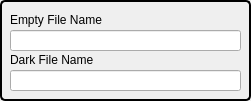
  <widget class="QGroupBox" name="groupBox_17">
   <property name="geometry">
    <rect>
     <x>750</x>
     <y>490</y>
     <width>251</width>
     <height>101</height>
    </rect>
   </property>
   <property name="styleSheet">
    <string notr="true">QGroupBox { 
     border: 2px solid black; 
     border-radius: 5px; 
 } </string>
   </property>
   <property name="title">
    <string/>
   </property>
   <widget class="QLabel" name="label_117">
    <property name="geometry">
     <rect>
      <x>10</x>
      <y>10</y>
      <width>101</width>
      <height>21</height>
     </rect>
    </property>
    <property name="font">
     <font>
      <pointsize>9</pointsize>
     </font>
    </property>
    <property name="text">
     <string>&lt;html&gt;&lt;head/&gt;&lt;body&gt;&lt;p&gt;Empty File Name &lt;/p&gt;&lt;/body&gt;&lt;/html&gt;</string>
    </property>
   </widget>
   <widget class="caTextEntry" name="catextentry_129">
    <property name="geometry">
     <rect>
      <x>10</x>
      <y>30</y>
      <width>231</width>
      <height>21</height>
     </rect>
    </property>
    <property name="channel" stdset="0">
     <string notr="true">12idcSAXS:FileName_Empty</string>
    </property>
    <property name="background">
     <color>
      <red>115</red>
      <green>215</green>
      <blue>253</blue>
     </color>
    </property>
    <property name="colorMode">
     <enum>caLineEdit::Static</enum>
    </property>
   </widget>
   <widget class="QLabel" name="label_118">
    <property name="geometry">
     <rect>
      <x>10</x>
      <y>50</y>
      <width>91</width>
      <height>21</height>
     </rect>
    </property>
    <property name="font">
     <font>
      <pointsize>9</pointsize>
     </font>
    </property>
    <property name="text">
     <string>&lt;html&gt;&lt;head/&gt;&lt;body&gt;&lt;p&gt;Dark File Name &lt;/p&gt;&lt;/body&gt;&lt;/html&gt;</string>
    </property>
   </widget>
   <widget class="caTextEntry" name="catextentry_130">
    <property name="geometry">
     <rect>
      <x>10</x>
      <y>70</y>
      <width>231</width>
      <height>21</height>
     </rect>
    </property>
    <property name="channel" stdset="0">
     <string notr="true">12idcSAXS:FileName_Dark</string>
    </property>
    <property name="background">
     <color>
      <red>115</red>
      <green>215</green>
      <blue>253</blue>
     </color>
    </property>
    <property name="colorMode">
     <enum>caLineEdit::Static</enum>
    </property>
   </widget>
  </widget>
